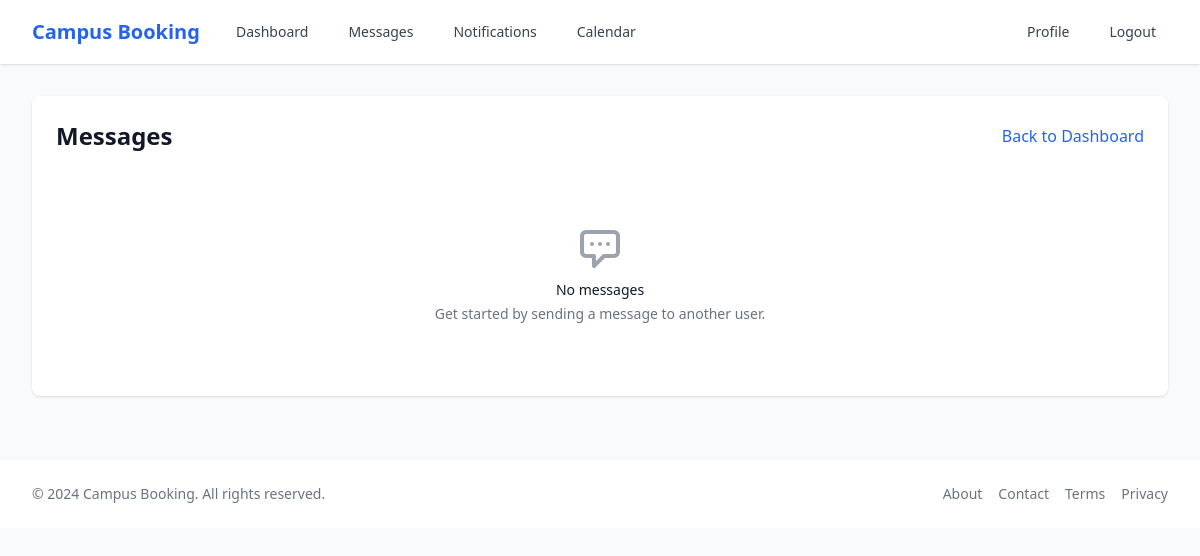
The app's page /accounts/messages/ (signed in), older data.
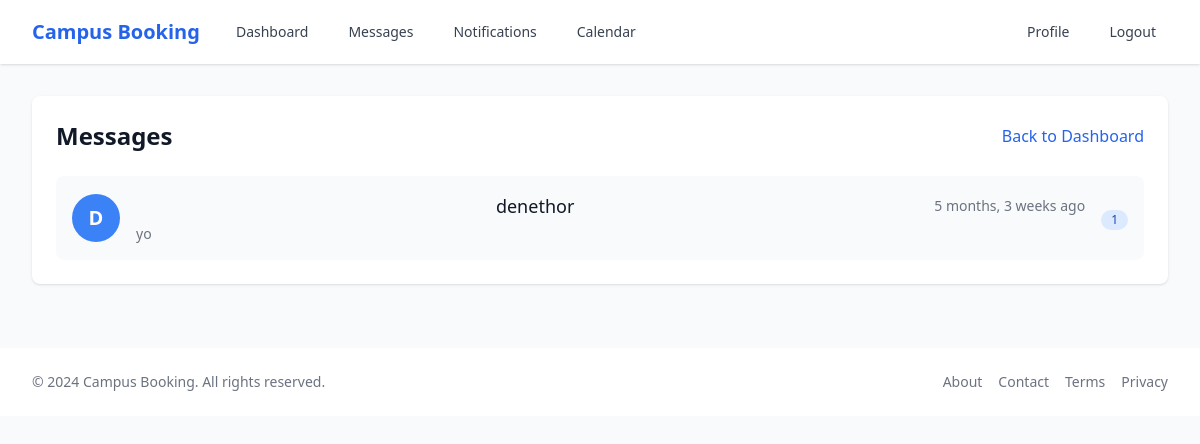
The same page, newer data.
### accounts/models.py (models this page shows, shortened)
class Conversation(models.Model):
    participants = models.ManyToManyField(User, related_name='conversations')
    created_at = models.DateTimeField(auto_now_add=True)
    updated_at = models.DateTimeField(auto_now=True)
    class Meta:
        ordering = ['-updated_at']

class Message(models.Model):
    conversation = models.ForeignKey(Conversation, on_delete=models.CASCADE, related_name='messages')
    sender = models.ForeignKey(User, on_delete=models.CASCADE, related_name='sent_messages')
    content = models.TextField()
    created_at = models.DateTimeField(auto_now_add=True)
    is_read = models.BooleanField(default=False)
    class Meta:
        ordering = ['created_at']

### accounts/views.py (the view)
# urls.py: path('messages/', views.messages_view, name='messages'),
@login_required
def messages_view(request):
    conversations = Conversation.objects.filter(participants=request.user).order_by('-updated_at')
    for conversation in conversations:
        conversation.other_user = conversation.participants.exclude(id=request.user.id).first()
        conversation.unread_count = Message.objects.filter(
            conversation=conversation,
            is_read=False
        ).exclude(sender=request.user).count()
    return render(request, 'accounts/messages.html', {
        'conversations': conversations
    })

### accounts/context_processors.py (called while the page is built)
def notification_processor(request):
    notification_count = 0
    if request.user.is_authenticated:
        notification_count = request.user.notifications.filter(is_read=False).count()
    return {
        'notification_count': notification_count
    }

### accounts/templates/accounts/messages.html (shortened to what this page needs)
{% extends "base.html" %}
{% block content %}
<div class="max-w-7xl mx-auto px-4 sm:px-6 lg:px-8 py-8">
    <div class="bg-white shadow rounded-lg">
        <div class="px-4 py-5 sm:p-6">
            <div class="flex justify-between items-center mb-6">
                <h2 class="text-2xl font-bold text-gray-900">Messages</h2>
                <a href="{% url 'dashboard' %}" class="text-blue-600 hover:text-blue-800">
                    Back to Dashboard
                </a>
            </div>
            {% if conversations %}
                <div class="space-y-4">
                    {% for conversation in conversations %}
                        <a href="{% url 'conversation' conversation.id %}" class="block">
                            <div class="flex items-center p-4 bg-gray-50 rounded-lg hover:bg-gray-100 transition-colors">
                                <div class="flex-shrink-0">
                                    <div class="h-12 w-12 rounded-full bg-blue-500 flex items-center justify-center text-white font-bold text-xl">
                                        {{ conversation.other_user.username|first|upper }}
                                    </div>
                                </div>
                                <div class="ml-4 flex-1">
                                    <div class="flex items-center justify-between">
                                        <h3 class="text-lg font-medium text-gray-900">
                                            <a href="{% url 'user_profile' conversation.other_user.username %}" class="hover:text-blue-600">
                                                {{ conversation.other_user.username }}
                                            </a>
                                        </h3>
                                        <span class="text-sm text-gray-500">
                                            {{ conversation.updated_at|timesince }} ago
                                        </span>
                                    </div>
                                    <p class="mt-1 text-sm text-gray-500">
                                        {% with last_message=conversation.messages.last %}
                                            {% if last_message %}
                                                {{ last_message.content|truncatechars:50 }}
                                            {% else %}
                                                No messages yet
                                            {% endif %}
                                        {% endwith %}
                                    </p>
                                </div>
                                {% if conversation.unread_count > 0 %}
                                    <div class="ml-4">
                                        <span class="inline-flex items-center justify-center px-2.5 py-0.5 rounded-full text-xs font-medium bg-blue-100 text-blue-800">
                                            {{ conversation.unread_count }}
                                        </span>
                                    </div>
                                {% endif %}
                            </div>
                        </a>
                    {% endfor %}
                </div>
            {% else %}
                <div class="text-center py-12">
                    <svg class="mx-auto h-12 w-12 text-gray-400" fill="none" viewBox="0 0 24 24" stroke="currentColor">
                        <path stroke-linecap="round" stroke-linejoin="round" stroke-width="2" d="M8 10h.01M12 10h.01M16 10h.01M9 16H5a2 2 0 01-2-2V6a2 2 0 012-2h14a2 2 0 012 2v8a2 2 0 01-2 2h-5l-5 5v-5z" />
                    </svg>
                    <h3 class="mt-2 text-sm font-medium text-gray-900">No messages</h3>
                    <p class="mt-1 text-sm text-gray-500">
                        Get started by sending a message to another user.
                    </p>
                </div>
            {% endif %}
        </div>
    </div>
</div>
{% endblock %}

Row changes from the older to the newer data that the page shows:
added Conversation: other_user.username|first "D", other_user.username "denethor", updated_at "5 months, 3 weeks", messages.last.content "yo", unread_count "1"
Text that changed along with them:
text no longer shown: "No messages Get started by sending a message to another user."
